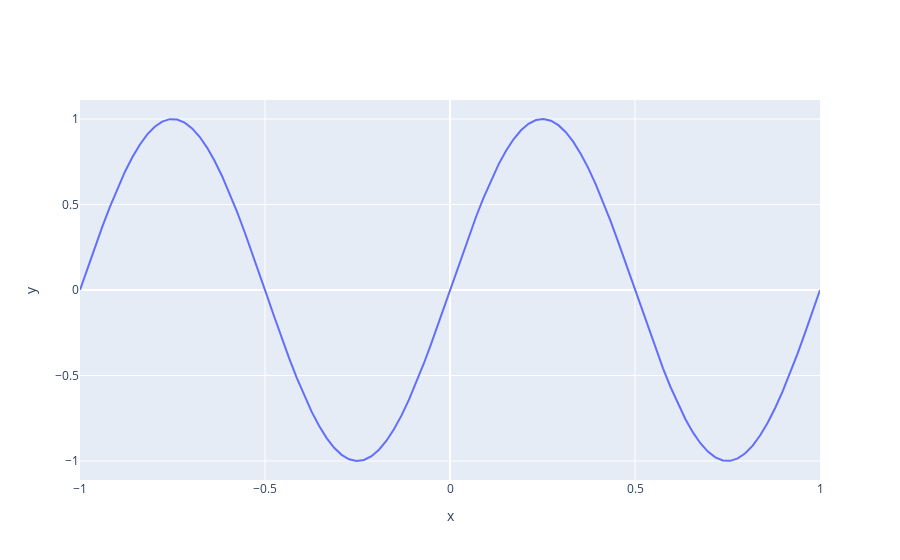

The notebook cell this image was saved under:
### Code cell
y = feelpp.expr("sin(2*pi*x):x")
y.setParameterValues({"x":2.0})

import numpy as np
x = np.linspace(-1,1,100) 
import plotly.graph_objects as go
fig = go.Figure()
fig.add_trace(go.Scatter(x=x, y=y.evaluate("x",x), mode='lines', name='$y$'), )
fig.update_xaxes(title_text=r"x")
fig.update_yaxes(title_text=r"y")
fig.show()
from feelpp.integrate import integrate
geo = {
        '2': feelpp.create_rectangle(),
        '3': feelpp.create_box(),
    }
mesh_name = geo['2'][0]
print(mesh_name)
mesh = feelpp.load(feelpp.mesh(dim=2), geo['2'][0], 0.1)
meas = integrate(range=feelpp.elements(mesh),expr="1")
print(f"measure is : {meas}")
assert np.abs(meas[0]-2.0) < 1e-10
